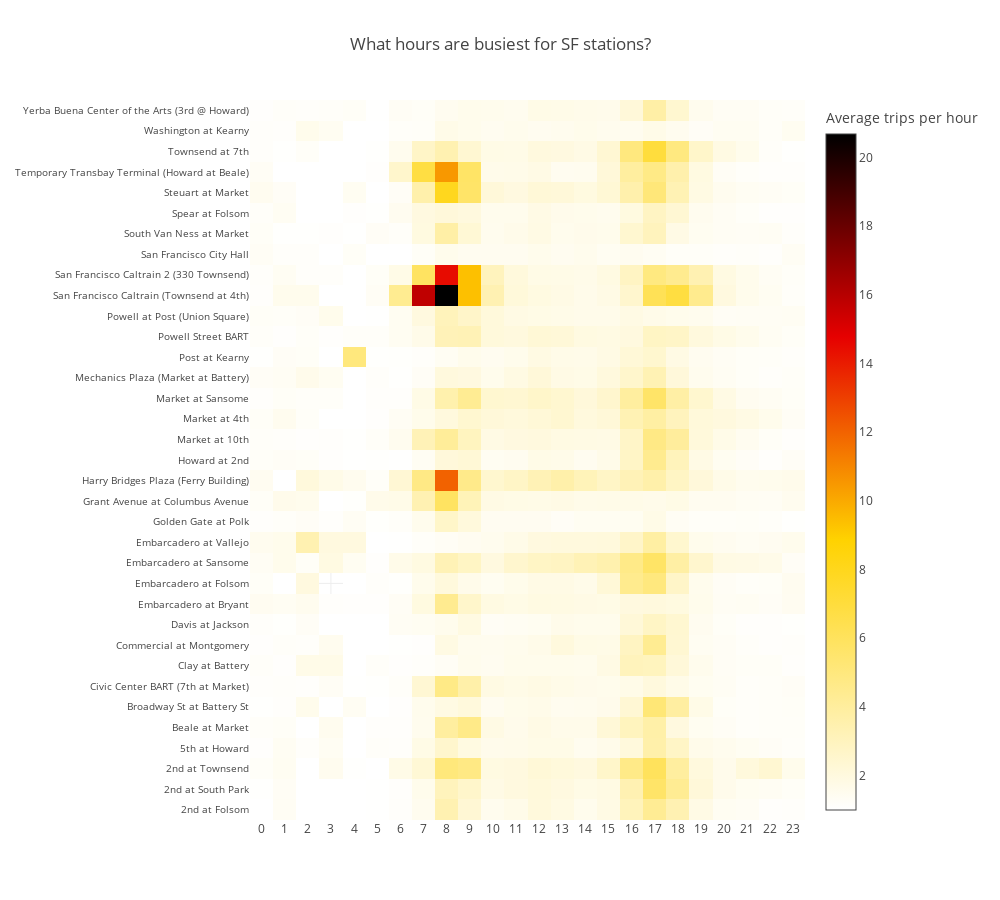

The code cell stored with this chart in its notebook:
### Markdown cell above
## Let's try plotting with Plotly rather than Seaborn

### Code cell
#What hours are busiest for SF stations?
df = df_trip_station_SF.groupby(['start_station_name', 'trip_date', 'trip_hour'],as_index=False)['count'].sum()
df = df.groupby(['start_station_name', 'trip_hour'],as_index=False)['count'].mean()
data = [
    go.Heatmap(
        z=df['count'],
        x=df['trip_hour'],
        y=df['start_station_name'],
        colorscale='Hot',
        reversescale=True,
        colorbar=dict(title='Average trips per hour')
    )
]
layout = go.Layout(
    title='What hours are busiest for SF stations?',
    height=900,
    width=1000,
    margin=dict(l=250),
    xaxis = dict(ticks='',nticks=25),
    yaxis = dict(ticks='',tickfont = dict(size=10))
)
fig = go.Figure(data=data, layout=layout)
iplot(fig)

### Figure 1 — Plotly figure (JSON) as saved in the notebook; plotly's stock layout.template omitted (floating-point values rounded to 4 significant figures; data arrays with more than 128 entries replaced by an {"elided": "..."} marker saying what was removed)
{"data": [{"colorbar": {"title": "Average trips per hour"}, "colorscale": "Hot", "reversescale": true, "type": "heatmap", "x": {"elided": "839 int values"}, "y": {"elided": "839 str values"}, "z": {"elided": "839 float values"}}], "layout": {"height": 900, "margin": {"l": 250}, "title": "What hours are busiest for SF stations?", "width": 1000, "xaxis": {"nticks": 25, "ticks": ""}, "yaxis": {"tickfont": {"size": 10}, "ticks": ""}}}
